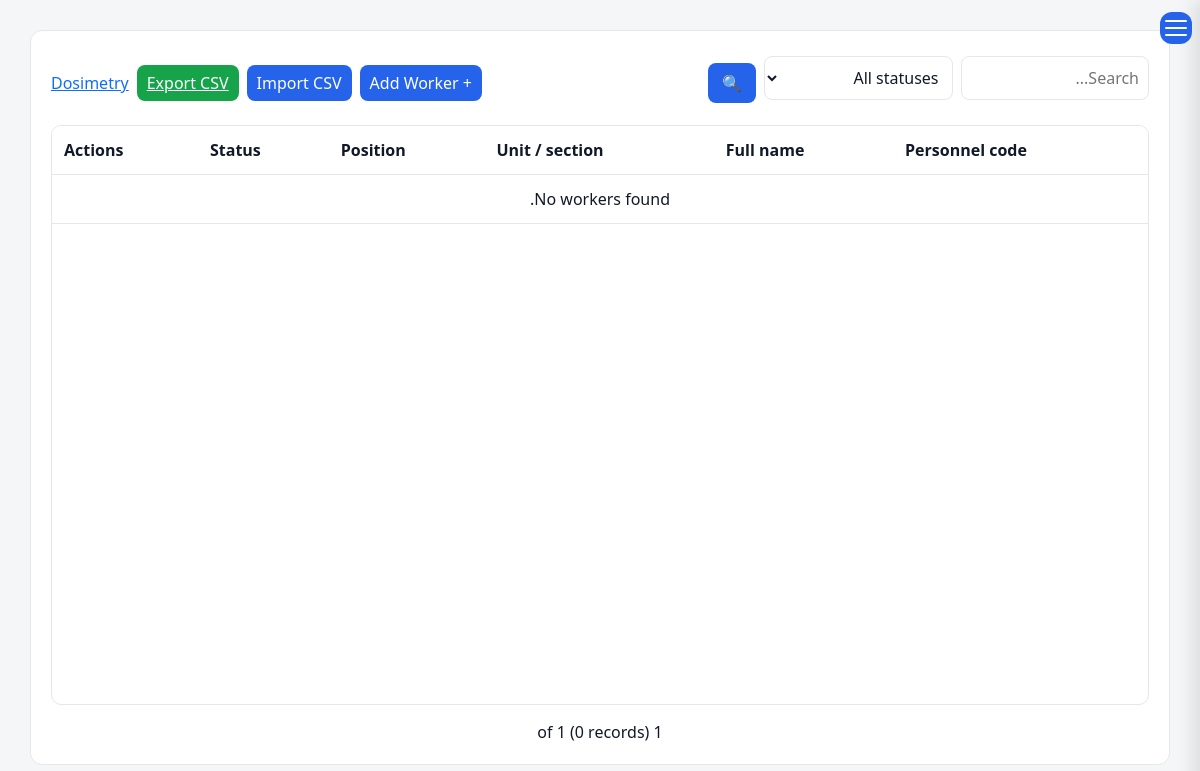
Page /operation-control/dosimetry/workers/ (signed in) on the earlier database version.
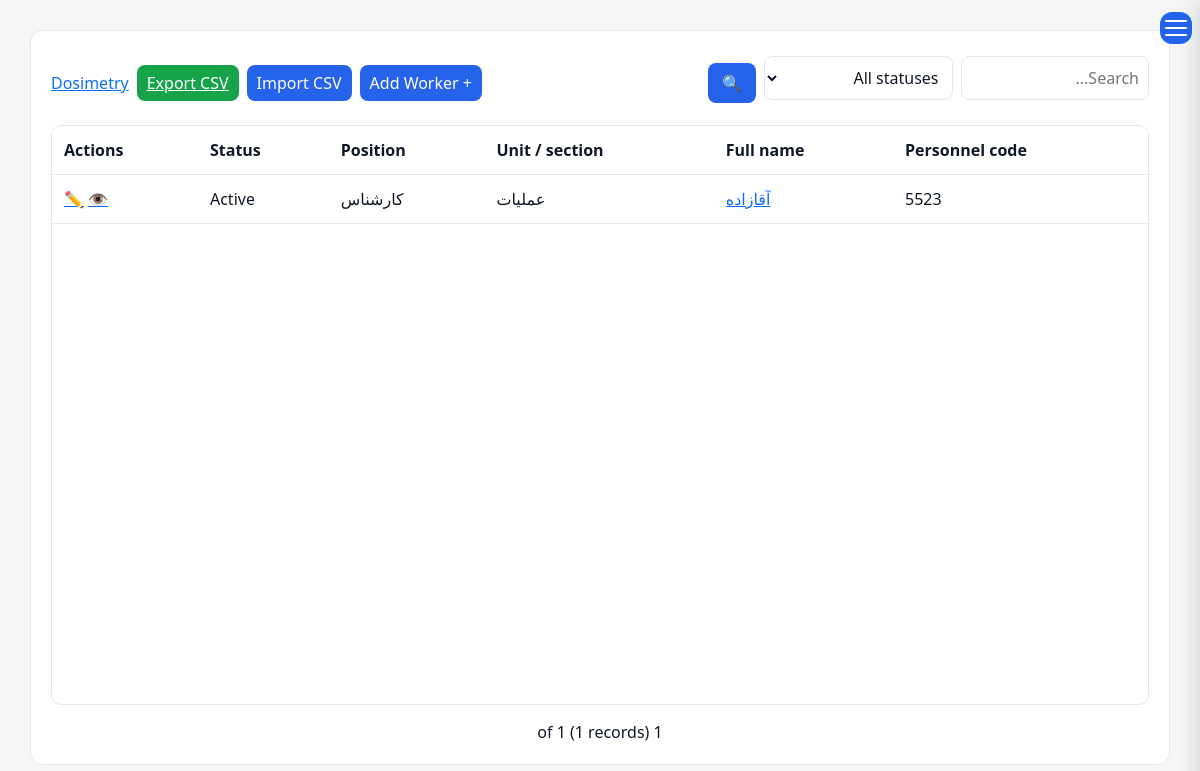
Same page on the later database version.
### operation_control/models.py (models this page shows, shortened)
class TimeStamped(models.Model):
    created_at = models.DateTimeField(_("Created Date"), auto_now_add=True)
    updated_at = models.DateTimeField(_("Updated Date"), auto_now=True)
    created_by = models.ForeignKey(
        User, null=True, blank=True, on_delete=models.SET_NULL,
        related_name="+", verbose_name=_("Created By"),
    )
    class Meta:
        abstract = True

class RadiationWorker(TimeStamped):
    class Status(models.TextChoices):
        ACTIVE = "ACTIVE", _("Active")
        LEFT = "LEFT", _("Left")
    personnel_code = models.CharField(_("Personnel code"), max_length=30, unique=True)
    full_name = models.CharField(_("Full name"), max_length=150)
    unit = models.CharField(_("Unit / section"), max_length=120, blank=True)
    position = models.CharField(_("Position"), max_length=120, blank=True)
    status = models.CharField(_("Status"), max_length=10, choices=Status.choices, default=Status.ACTIVE)
    exit_date = models.DateField(_("Exit date"), null=True, blank=True)
    notes = models.TextField(_("Notes"), blank=True)
    history = HistoricalRecords()   # audit trail (who changed what, when)
    class Meta:
        ordering = ["full_name"]
        verbose_name = _("Radiation worker")
        verbose_name_plural = _("Radiation workers")

### operation_control/views_dosimetry.py (the view)
# urls.py: path("dosimetry/workers/", dv.worker_list, name="oc_worker_list"),
@login_required
def worker_list(request):
    qs = RadiationWorker.objects.all()
    term, status = request.GET.get("search", "").strip(), request.GET.get("status", "")
    if term:
        qs = qs.filter(Q(full_name__icontains=term) | Q(personnel_code__icontains=term) | Q(unit__icontains=term))
    if status in RadiationWorker.Status.values:
        qs = qs.filter(status=status)
    page_obj, qstr = _paginate(request, qs)
    return render(request, "operation_control/worker_list.html", {
        "page_obj": page_obj, "qs": qstr, "search": term, "status": status,
        "statuses": RadiationWorker.Status.choices})

### operation_control/views_dosimetry.py (called while the page is built)
def _paginate(request, qs, per_page=25):
    page_obj = Paginator(qs, per_page).get_page(request.GET.get("page"))
    params = request.GET.copy()
    params.pop("page", None)
    return page_obj, params.urlencode()

### templates/operation_control/worker_list.html (shortened to what this page needs)
{% extends "base.html" %}
{% load i18n %}
{% block content %}
<div class="content">
  <div class="table-header">
    <form method="get" class="header-group">
      <input type="text" name="search" value="{{ search }}" placeholder="{% trans 'Search...' %}">
      <select name="status" onchange="this.form.submit()">
        <option value="">{% trans "All statuses" %}</option>
      </select>
      <button type="submit">🔍</button>
    </form>
    <div class="header-group">
      <a href="{% url 'oc_worker_create' %}" class="btn-blue">+ {% trans "Add Worker" %}</a>
      <a href="{% url 'oc_import' 'workers' %}" class="btn-blue">{% trans "Import CSV" %}</a>
      <a href="{% url 'oc_worker_export_csv' %}" class="btn-green">{% trans "Export CSV" %}</a>
      <a href="{% url 'oc_dosimetry_home' %}" class="btn-gray">{% trans "Dosimetry" %}</a>
    </div>
  </div>
  <div class="table-scroll">
  <table>
    <thead><tr>
      <th>{% trans "Personnel code" %}</th><th>{% trans "Full name" %}</th><th>{% trans "Unit / section" %}</th>
      <th>{% trans "Position" %}</th><th>{% trans "Status" %}</th><th>{% trans "Actions" %}</th>
    </tr></thead>
    <tbody>
    {% for w in page_obj %}
      <tr>
        <td>{{ w.personnel_code }}</td>
        <td><a href="{% url 'oc_worker_detail' w.pk %}">{{ w.full_name }}</a></td>
        <td>{{ w.unit|default:"-" }}</td><td>{{ w.position|default:"-" }}</td>
        <td>{{ w.get_status_display }}</td>
        <td><a href="{% url 'oc_worker_detail' w.pk %}">👁</a> <a href="{% url 'oc_worker_edit' w.pk %}">✏️</a></td>
      </tr>
    {% empty %}
      <tr><td colspan="6" class="text-center">{% trans "No workers found." %}</td></tr>
    {% endfor %}
    </tbody>
  </table>
  </div>
  <div class="pagination" style="display:flex; justify-content:center; gap:8px; margin-top:15px;">
    <span>{{ page_obj.number }} {% trans "of" %} {{ page_obj.paginator.num_pages }} ({{ page_obj.paginator.count }} {% trans "records" %})</span>
  </div>
</div>
{% endblock %}

Differences in the rows shown:
added RadiationWorker: personnel_code "5523", full_name "آقازاده", unit "عملیات", position "کارشناس", status "Active"
Other differences:
{{ page_obj.paginator.count }}: "0" → "1"
text no longer shown: "No workers found."
